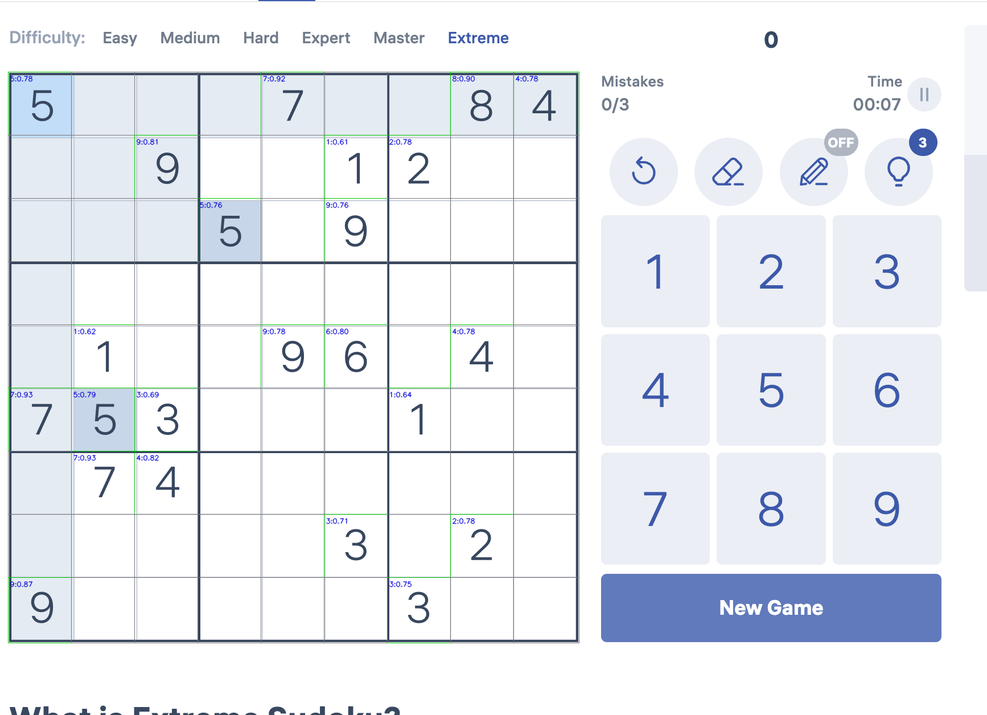
#> input picture debug.png, 987 x 715 px, shrunk from 1734 x 1256 before the run
$ python -i interface.py   (imports and definitions only)
#> lines starting #> are read from the running program, lines starting #| are printed output that depends on the picture; after the words box and inside, x2 and y2 are one past the last pixel; in counts of white or black regions, pixels touching at a corner belong together
from __future__ import annotations

from dataclasses import dataclass
from typing import List, Tuple

import cv2
import numpy as np


@dataclass
class CellBox:
    row: int
    col: int
    x1: int
    y1: int
    x2: int
    y2: int


def detect_cells(image: np.ndarray) -> List[CellBox]:
    x, y, side = _detect_grid_square(image)
    cell_w = side // 9
    cell_h = side // 9

    boxes: List[CellBox] = []
    for row in range(9):
        for col in range(9):
            x1 = x + col * cell_w
            y1 = y + row * cell_h
            x2 = x + side if col == 8 else x + (col + 1) * cell_w
            y2 = y + side if row == 8 else y + (row + 1) * cell_h
            boxes.append(CellBox(row=row, col=col, x1=x1, y1=y1, x2=x2, y2=y2))
    return boxes


def crop_cell(image: np.ndarray, box: CellBox) -> np.ndarray:
    return image[box.y1 : box.y2, box.x1 : box.x2]


def _detect_grid_square(image: np.ndarray) -> Tuple[int, int, int]:
    height, width = image.shape[:2]
#> height = 715; width = 987
    gray = cv2.cvtColor(image, cv2.COLOR_RGB2GRAY)
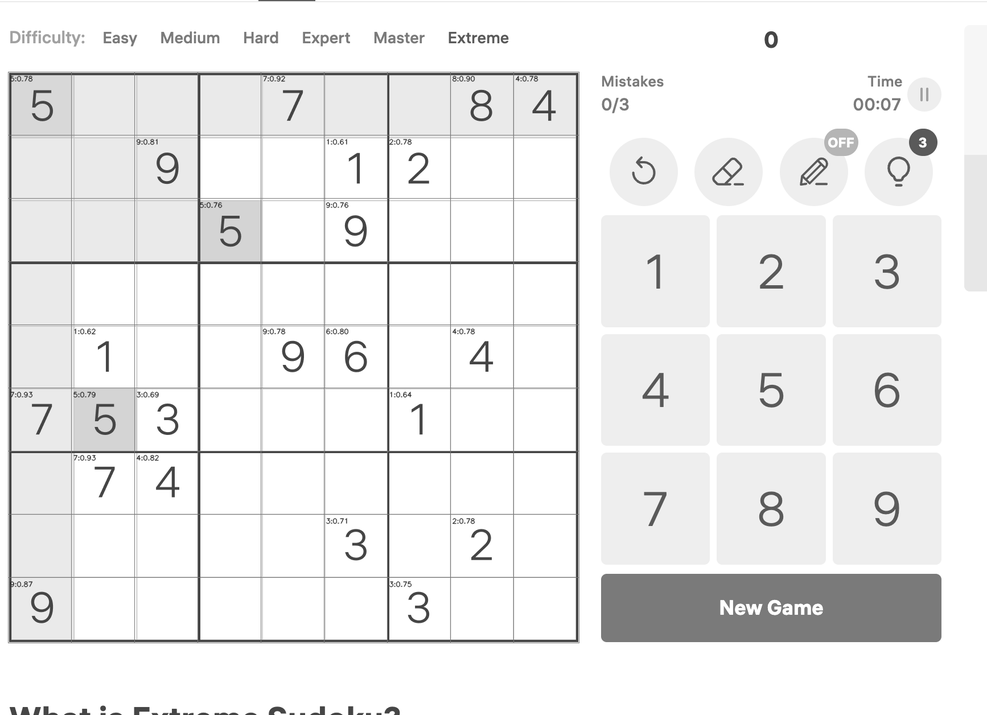
#> gray: shape (715, 987); min 24, max 255, mean 237.1
    blur = cv2.GaussianBlur(gray, (5, 5), 0)
    edges = cv2.Canny(blur, 60, 180)
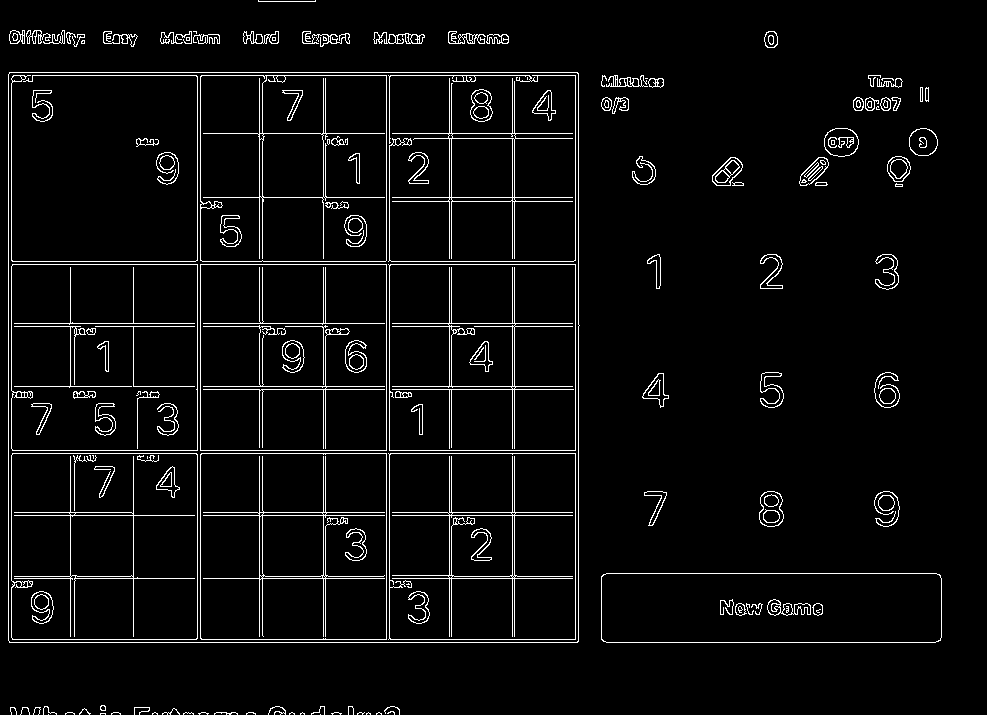
#> edges: shape (715, 987); 4.5% white in thin lines or dots
    kernel = np.ones((3, 3), dtype=np.uint8)
    edges = cv2.dilate(edges, kernel, iterations=1)
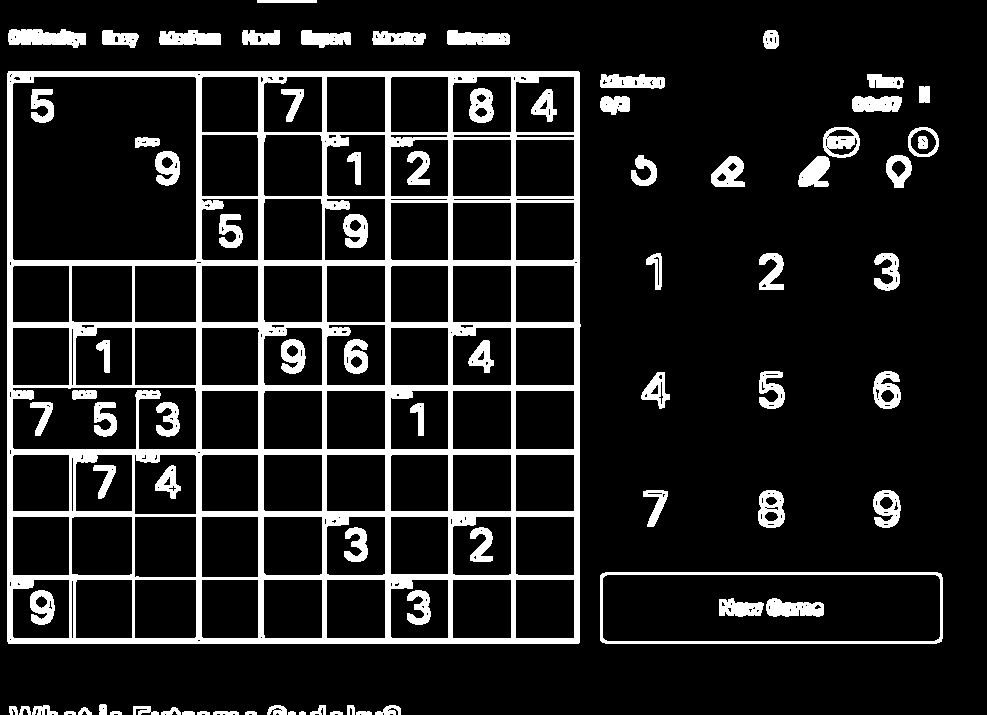
#> edges: shape (715, 987); 12.9% white; 80 white regions

    contours, _ = cv2.findContours(edges, cv2.RETR_EXTERNAL, cv2.CHAIN_APPROX_SIMPLE)
#> contours = 52 contours, 2 with area under 20; largest, box (x1, y1, x2, y2) and area: (7, 71, 581, 644) 327183, (600, 572, 943, 644) 24250, (8, 29, 86, 48) 1006, (823, 127, 860, 158) 914, (758, 490, 785, 528) 824
    if not contours:
        side = min(width, height)
        return 0, 0, side

    image_area = width * height
#> image_area = 705705
    best = None
    best_score = -1.0
    for cnt in contours:
        area = cv2.contourArea(cnt)
        if area < 0.2 * image_area:
            continue
        x, y, w, h = cv2.boundingRect(cnt)
        ratio = w / float(h) if h > 0 else 0.0
        ratio_penalty = abs(1.0 - ratio)
        if ratio_penalty > 0.35:
            continue
        score = area - (ratio_penalty * image_area * 0.2)
        if score > best_score:
            best_score = score
            best = (x, y, w, h)
#> this loop made 52 passes
#> (area, x, y, w, h, ratio, ratio_penalty, score) on pass 43: (327183, 7, 71, 574, 573, 1, 0.00175, 326936.7)
#> area on passes 1, 2, 5, 6, 7, 8: 40, 28, 27, 63, 28, 33
#> after the loop, best_score = 326936.7

    if best is None:
        side = min(width, height)
        return 0, 0, side

    x, y, w, h = best
    side = min(w, h)
#> side = 573
    cx = x + (w // 2)
#> cx = 294
    cy = y + (h // 2)
#> cy = 357
    x0 = max(0, cx - side // 2)
#> x0 = 8
    y0 = max(0, cy - side // 2)
#> y0 = 71
    if x0 + side > width:
        x0 = width - side
    if y0 + side > height:
        y0 = height - side
    return int(x0), int(y0), int(side)

>>> import cv2
>>> picture = cv2.cvtColor(cv2.imread('../../debug.png'), cv2.COLOR_BGR2RGB)
>>> result = detect_cells(picture)
#> in detect_cells, `x, y, side = _detect_grid_square(image)`: x = 8; y = 71; side = 573
#> in detect_cells, `cell_w = side // 9`: cell_w = 63
#> after the loop in detect_cells, `for row in range(9):`: boxes = 81 items
#> result = 81 items
